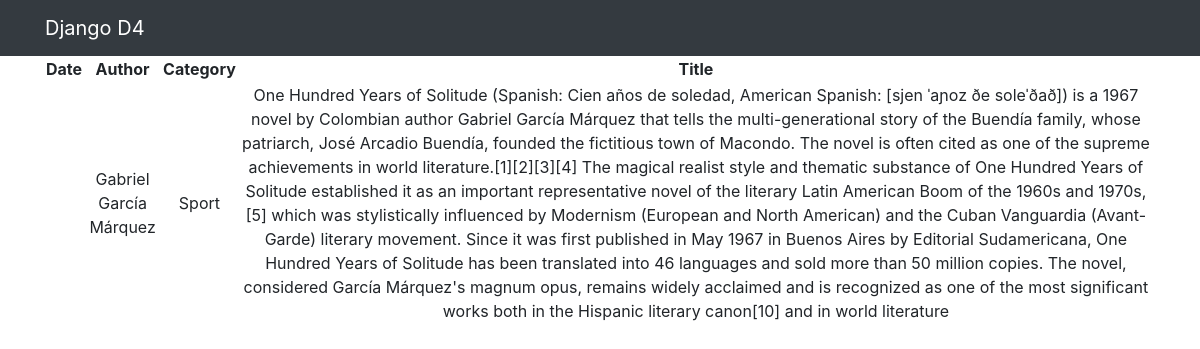
Screenshot of /news/3 with the database file from the repository.
### simpleapp/models.py (models this page shows, shortened)
class New(models.Model):
    author = models.CharField(
        max_length=200,
    )
    name = models.CharField(
        max_length=200,
        unique=True,
    )
    text = models.TextField()
    dateCreation = models.DateTimeField(auto_now_add=True)
    category = models.ForeignKey(
        to='Category',
        on_delete=models.CASCADE,
        related_name='news', # все продукты в категории будут доступны через поле products
    )

class Category(models.Model):
    name = models.CharField(max_length=100, unique=True)  # названия категорий тоже не должны повторяться

### simpleapp/views.py (the view)
# urls.py: path('<int:pk>', NewDetailView.as_view(), name='new_detail'),
class NewDetailView(DetailView):
    template_name = 'simpleapp/new_detail.html'
    queryset = New.objects.all()

### templates/simpleapp/new_detail.html (shortened to what this page needs)
{% extends 'flatpages/default.html' %} {% block title %} Product list {% endblock title %} {% block content %}
<table>
    <thead>
        <th>
            Date
        </th>
        <th>
            Author
        </th>
        <th>
            Category
        </th>
        <th>
            Title
        </th>
    </thead>
    <tr>
        <td>
        </td>
        <td>
            {{ new.author }}
        </td>
        <td>
            {{ new.category.name|title }}
        </td>
        <td>
            {{ new.text }}
        </td>
    </tr>
</table>
{% endblock content %}

### rows the page displays
New: author "Gabriel García Márquez", category.name "Sport", text "One Hundred Years of Solitude (Spanish: Cien años de soledad, American Spanish: [sjen ˈaɲoz ðe soleˈðað]) is a 1967 novel by Colombian author Gabriel García Márquez that tells the multi-generational story of the Buendía family, whose patriarch, José Arcadio Buendía, founded the fictitious town of Macondo. The novel is often cited as one of the supreme achievements in world literature.[1][2][3][4] The magical realist style and thematic substance of One Hundred Years of Solitude established it as an important representative novel of the literary Latin American Boom of the 1960s and 1970s,[5] which was stylistically influenced by Modernism (European and North American) and the Cuban Vanguardia…"
